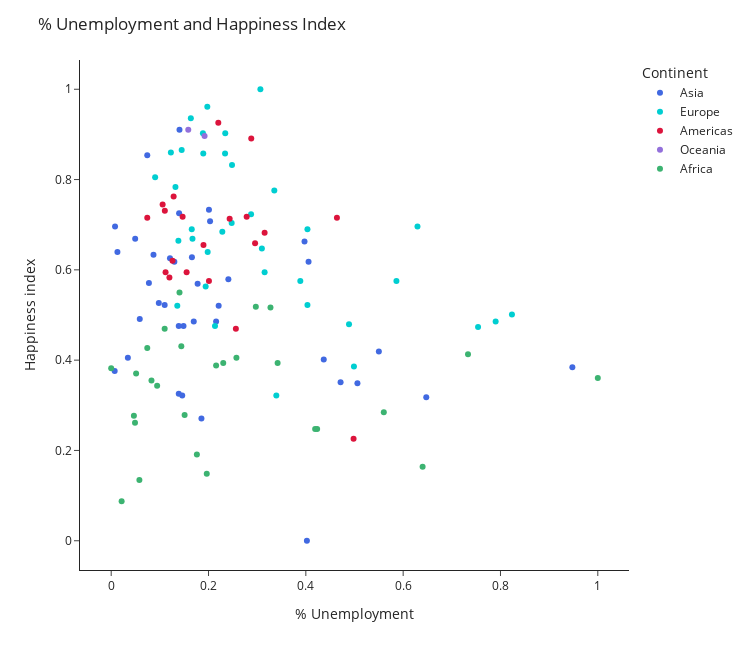

Notebook code cell kept with this figure:
### Markdown cell above
### Correlation Between Unemployment and Happiness Index

### Code cell
#Correlation of Unemployment with the Happiness Index


unemp = df_2017N_v4["% Unemployment"]
HI = df_2017N_v4["Happiness index"]
color = ["royalblue","darkturquoise","crimson", "mediumpurple","mediumseagreen"]

#scatter plot
fig_Q2b_1 = px.scatter(df_2017N_v4, unemp, HI, hover_name="Country name"
           ,template="simple_white",color_discrete_sequence=color, color="Continent")

#update layout
fig_Q2b_1.update_layout(title_text="% Unemployment and Happiness Index"
                      #,annotations= [dict(x=0.05, y=1, text=line_eq, showarrow = False)]
                      ,width=750, height=650)


fig_Q2b_1.show()

### Figure 1 — Plotly figure (JSON) as saved in the notebook; plotly's stock layout.template omitted (floating-point values rounded to 4 significant figures)
{"data": [{"hovertemplate": "<b>%{hovertext}</b><br><br>Continent=Asia<br>% Unemployment=%{x}<br>Happiness index=%{y}<extra></extra>", "hovertext": ["Afghanistan", "Armenia", "Azerbaijan", "Bahrain", "Bangladesh", "Cambodia", "China", "Cyprus", "Georgia", "Hong Kong S.A.R. of China", "India", "Indonesia", "Iran", "Iraq", "Israel", "Japan", "Jordan", "Kazakhstan", "Kuwait", "Kyrgyzstan", "Lebanon", "Malaysia", "Mongolia", "Nepal", "Pakistan", "Palestinian Territories", "Philippines", "Russia", "Saudi Arabia", "Singapore", "South Korea", "Sri Lanka", "Tajikistan", "Thailand", "United Arab Emirates", "Uzbekistan", "Vietnam"], "legendgroup": "Asia", "marker": {"color": "royalblue", "symbol": "circle"}, "mode": "markers", "name": "Asia", "orientation": "v", "showlegend": true, "type": "scatter", "x": [0.4022, 0.6475, 0.1697, 0.007901, 0.146, 0.007148, 0.1486, 0.3973, 0.506, 0.09782, 0.1855, 0.1388, 0.4368, 0.4714, 0.1403, 0.08691, 0.55, 0.1659, 0.04929, 0.2408, 0.2156, 0.1099, 0.2208, 0.03424, 0.1298, 0.9477, 0.0775, 0.1776, 0.2032, 0.1396, 0.1208, 0.1388, 0.4056, 0.01279, 0.07412, 0.2009, 0.05869], "xaxis": "x", "y": [0, 0.3177, 0.4854, 0.6959, 0.3216, 0.3762, 0.4756, 0.6628, 0.3489, 0.5263, 0.271, 0.4756, 0.4016, 0.3509, 0.9103, 0.6335, 0.4191, 0.6277, 0.6686, 0.5789, 0.4854, 0.5224, 0.5205, 0.4055, 0.6179, 0.384, 0.5712, 0.5692, 0.7076, 0.7251, 0.6257, 0.3255, 0.6179, 0.6394, 0.8538, 0.7329, 0.4912], "yaxis": "y"}, {"hovertemplate": "<b>%{hovertext}</b><br><br>Continent=Europe<br>% Unemployment=%{x}<br>Happiness index=%{y}<extra></extra>", "hovertext": ["Albania", "Austria", "Belarus", "Belgium", "Bosnia and Herzegovina", "Bulgaria", "Croatia", "Czech Republic", "Denmark", "Estonia", "Finland", "France", "Germany", "Greece", "Hungary", "Ireland", "Italy", "Latvia", "Lithuania", "Luxembourg", "Macedonia", "Malta", "Moldova", "Montenegro", "Netherlands", "Poland", "Portugal", "Romania", "Serbia", "Slovakia", "Slovenia", "Spain", "Sweden", "Turkey", "Ukraine", "United Kingdom"], "legendgroup": "Europe", "marker": {"color": "darkturquoise", "symbol": "circle"}, "mode": "markers", "name": "Europe", "orientation": "v", "showlegend": true, "type": "scatter", "x": [0.4989, 0.1885, 0.1941, 0.2483, 0.754, 0.2133, 0.4033, 0.09029, 0.1975, 0.1983, 0.3066, 0.3352, 0.1226, 0.7901, 0.1381, 0.234, 0.4033, 0.3096, 0.2476, 0.1892, 0.8236, 0.1321, 0.1358, 0.5862, 0.1637, 0.1655, 0.3153, 0.167, 0.4887, 0.2874, 0.2284, 0.6294, 0.2344, 0.3886, 0.3394, 0.1448], "xaxis": "x", "y": [0.386, 0.9025, 0.5634, 0.8324, 0.4737, 0.4756, 0.5224, 0.8051, 0.961, 0.6394, 1, 0.7758, 0.8596, 0.4854, 0.6647, 0.8577, 0.6901, 0.6472, 0.7037, 0.8577, 0.501, 0.7836, 0.5205, 0.575, 0.9357, 0.6901, 0.5945, 0.6686, 0.4795, 0.7232, 0.6842, 0.6959, 0.9025, 0.575, 0.3216, 0.8655], "yaxis": "y"}, {"hovertemplate": "<b>%{hovertext}</b><br><br>Continent=Americas<br>% Unemployment=%{x}<br>Happiness index=%{y}<extra></extra>", "hovertext": ["Argentina", "Bolivia", "Brazil", "Canada", "Chile", "Colombia", "Costa Rica", "Dominican Republic", "Ecuador", "El Salvador", "Guatemala", "Haiti", "Honduras", "Mexico", "Nicaragua", "Panama", "Paraguay", "Peru", "Uruguay", "Venezuela"], "legendgroup": "Americas", "marker": {"color": "crimson", "symbol": "circle"}, "mode": "markers", "name": "Americas", "orientation": "v", "showlegend": true, "type": "scatter", "x": [0.2957, 0.1196, 0.4639, 0.2201, 0.2434, 0.3153, 0.2878, 0.2009, 0.126, 0.1467, 0.07412, 0.4981, 0.1896, 0.1102, 0.1057, 0.1283, 0.155, 0.1117, 0.2784, 0.2562], "xaxis": "x", "y": [0.6589, 0.5828, 0.7154, 0.9259, 0.7135, 0.6823, 0.8908, 0.575, 0.6199, 0.7173, 0.7154, 0.2261, 0.655, 0.731, 0.7446, 0.7622, 0.5945, 0.5945, 0.7173, 0.4698], "yaxis": "y"}, {"hovertemplate": "<b>%{hovertext}</b><br><br>Continent=Oceania<br>% Unemployment=%{x}<br>Happiness index=%{y}<extra></extra>", "hovertext": ["Australia", "New Zealand"], "legendgroup": "Oceania", "marker": {"color": "mediumpurple", "symbol": "circle"}, "mode": "markers", "name": "Oceania", "orientation": "v", "showlegend": true, "type": "scatter", "x": [0.1919, 0.1584], "xaxis": "x", "y": [0.8967, 0.9103], "yaxis": "y"}, {"hovertemplate": "<b>%{hovertext}</b><br><br>Continent=Africa<br>% Unemployment=%{x}<br>Happiness index=%{y}<extra></extra>", "hovertext": ["Benin", "Botswana", "Burkina Faso", "Cameroon", "Chad", "Egypt", "Gabon", "Ghana", "Guinea", "Kenya", "Liberia", "Madagascar", "Malawi", "Mali", "Mauritania", "Morocco", "Niger", "Nigeria", "Rwanda", "Senegal", "Sierra Leone", "South Africa", "Tanzania", "Tunisia", "Uganda", "Zambia", "Zimbabwe"], "legendgroup": "Africa", "marker": {"color": "mediumseagreen", "symbol": "circle"}, "mode": "markers", "name": "Africa", "orientation": "v", "showlegend": true, "type": "scatter", "x": [0.07412, 0.64, 0.2156, 0.1099, 0.05117, 0.4233, 0.7333, 0.1403, 0.1441, 0.08277, 0.09443, 0.04665, 0.1964, 0.2573, 0.342, 0.3273, 0, 0.2972, 0.02144, 0.2302, 0.1509, 1, 0.05794, 0.5602, 0.04891, 0.4191, 0.1761], "xaxis": "x", "y": [0.4269, 0.1637, 0.3879, 0.4698, 0.3704, 0.2476, 0.4133, 0.5497, 0.4308, 0.3548, 0.3431, 0.2768, 0.1481, 0.4055, 0.3938, 0.5166, 0.3821, 0.5185, 0.08772, 0.3938, 0.2788, 0.3606, 0.1345, 0.2846, 0.2612, 0.2476, 0.191], "yaxis": "y"}], "layout": {"height": 650, "legend": {"title": {"text": "Continent"}, "tracegroupgap": 0}, "margin": {"t": 60}, "title": {"text": "% Unemployment and Happiness Index"}, "width": 750, "xaxis": {"anchor": "y", "domain": [0, 1], "title": {"text": "% Unemployment"}}, "yaxis": {"anchor": "x", "domain": [0, 1], "title": {"text": "Happiness index"}}}}
